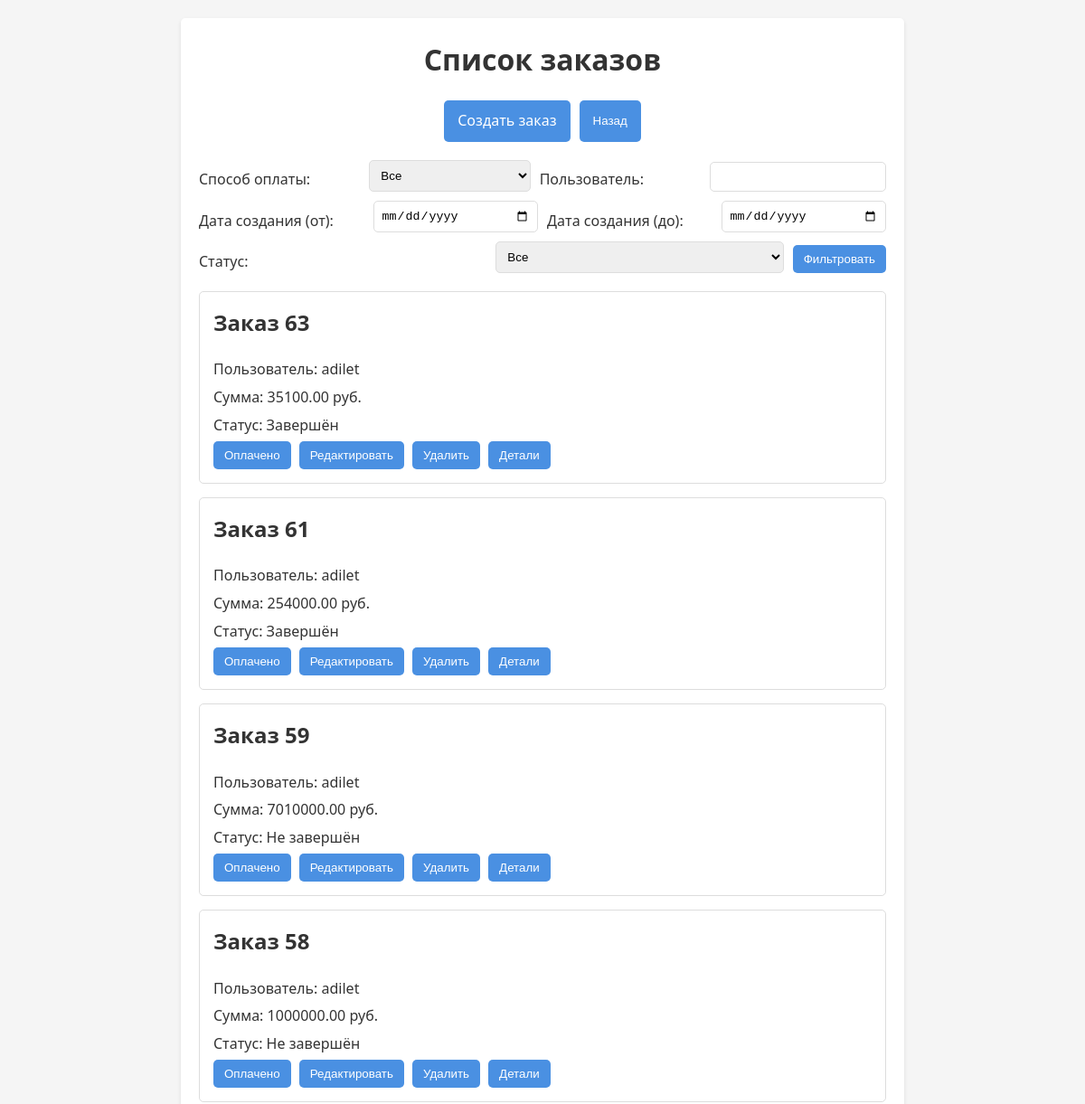
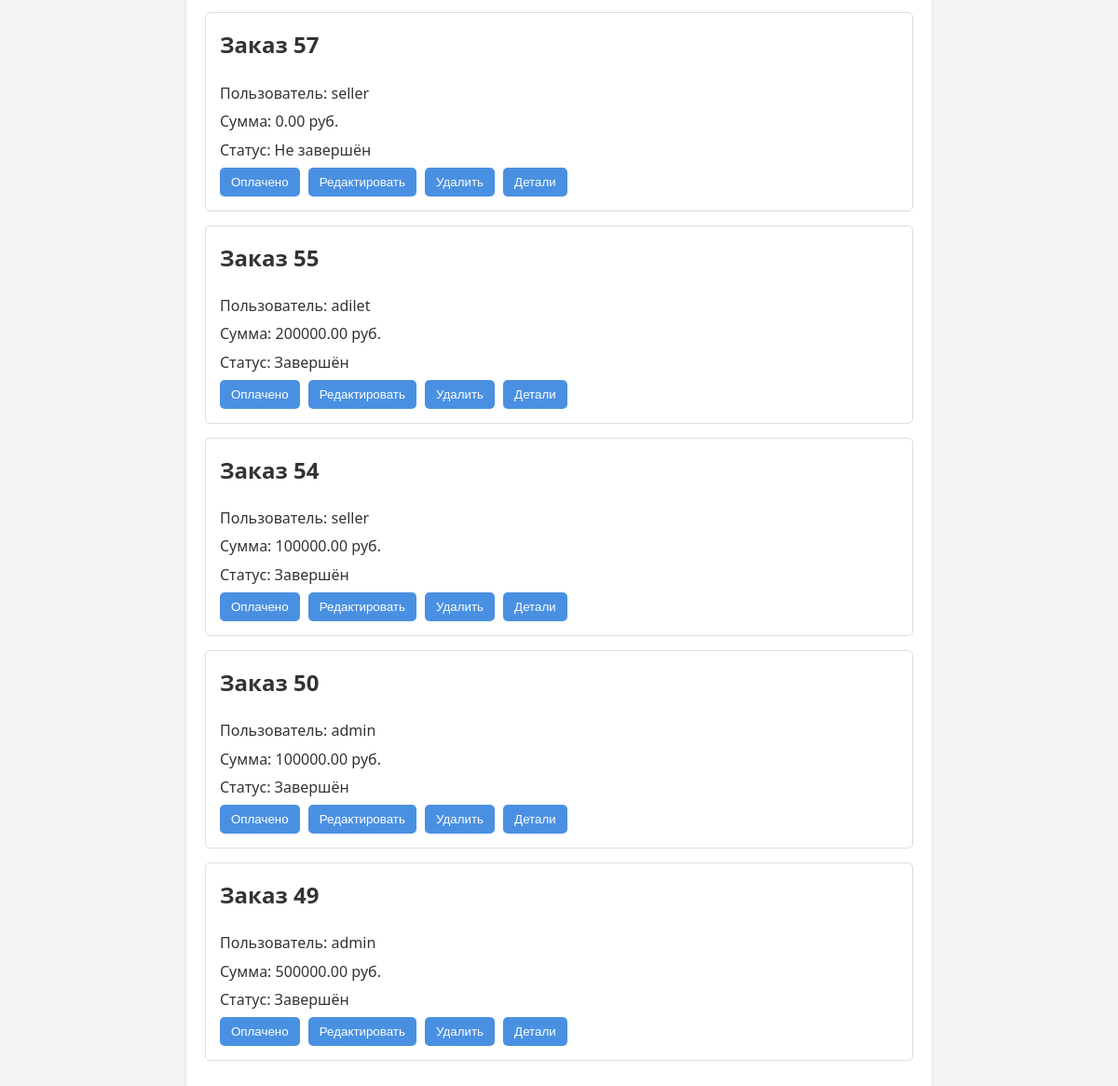
Screenshot of /orders/ with the database file from the repository (2 pictures, top to bottom).
### store_app/models.py (models this page shows, shortened)
class orders(models.Model):
    id = models.AutoField(primary_key=True)  # Автоинкрементный ID
    products_in_order = models.TextField(null=False)  # JSON-строка с товарами
    status = models.BooleanField(default=False)  # False: не завершён, True: завершён
    payment = models.CharField(max_length=50, choices=[('Банк', 'Банк'), ('Наличные', 'Наличные'), ('Должник', 'Должник')])
    user = models.CharField(max_length=100)
    data_payment = models.DateTimeField(blank=True, null=True)
    data_creation = models.DateTimeField(auto_now_add=True)
    discount = models.DecimalField(max_digits=10, decimal_places=2, default=0)  # Скидка
    total_price = models.DecimalField(max_digits=10, decimal_places=2, default=0)  # Итоговая сумма

### store_app/views.py (the view)
# urls.py: path('orders/', views.orders_list, name='orders_list'),
def orders_list(request):
    orders_queryset = orders.objects.all()
    payment = request.GET.get('payment')
    user = request.GET.get('user')
    data_creation_start = request.GET.get('data_creation_start')
    data_creation_end = request.GET.get('data_creation_end')
    status = request.GET.get('status')
    if payment:
        orders_queryset = orders_queryset.filter(payment=payment)
    if user:
        orders_queryset = orders_queryset.filter(user__icontains=user)
    if data_creation_start and data_creation_end:
        orders_queryset = orders_queryset.filter(
            data_creation__range=[data_creation_start, data_creation_end]
        )
    if status in ['True', 'False']:
        orders_queryset = orders_queryset.filter(status=status == 'True')
    return render(request, 'orders_list.html', {'orders': orders_queryset})

### templates/orders_list.html (shortened to what this page needs)
<!DOCTYPE html>
<html lang="ru">
<head>
</head>
<body>
  <div class="container">
    <header>
      <h1>Список заказов</h1>
    </header>
    <div class="nav-buttons">
      <a href="{% url 'create_order' %}">Создать заказ</a>
      <button type="button" onclick="history.back()">Назад</button>
    </div>
    <form class="filter-form" method="get" action="{% url 'orders_list' %}">
      <label for="payment">Способ оплаты:</label>
      <select name="payment" id="payment">
        <option value="">Все</option>
      </select>
      <label for="user">Пользователь:</label>
      <input type="text" name="user" id="user">
      <label for="data_creation_start">Дата создания (от):</label>
      <input type="date" name="data_creation_start" id="data_creation_start">
      <label for="data_creation_end">Дата создания (до):</label>
      <input type="date" name="data_creation_end" id="data_creation_end">
      <label for="status">Статус:</label>
      <select name="status" id="status">
        <option value="">Все</option>
      </select>
      <button type="submit">Фильтровать</button>
    </form>
    <ul class="orders-list">
      {% for order in orders reversed %}
        <li>
          <h2>Заказ {{ order.id }}</h2>
          <p>Пользователь: {{ order.user }}</p>
          <p>Сумма: {{ order.total_price }} руб.</p>
          <p>Статус: {{ order.status|yesno:"Завершён,Не завершён" }}</p>
          <button onclick="markAsPaid({{ order.id }})">Оплачено</button>
          <button onclick="window.location.href='{% url 'edit_order' order.id %}'">Редактировать</button>
          <button onclick="deleteOrder({{ order.id }})">Удалить</button>
          <button onclick="Details({{ order.id }})">Детали</button>
        </li>
      {% endfor %}
    </ul>
  </div>
</body>
</html>

### templates/orders_list.html (style rules this page uses)
:root { --primary-color: #4a90e2; --secondary-color: #e74c3c; --hover-primary: #357ABD; --hover-secondary: #c0392b; --bg-color: #f5f5f5; --light-bg: #ffffff; --text-color: #333; --font-family: 'Segoe UI', Tahoma, Geneva, Verdana, sans-serif; --border-radius: 5px; --border-color: #ddd; --container-max-width: 800px; }
* { box-sizing: border-box; }
body { margin: 0; font-family: var(--font-family); background-color: var(--bg-color); color: var(--text-color); line-height: 1.6; padding: 20px; }
.container { max-width: var(--container-max-width); margin: 0 auto; background: var(--light-bg); padding: 20px; border-radius: var(--border-radius); box-shadow: 0 2px 4px rgba(0, 0, 0, 0.1); }
header { text-align: center; margin-bottom: 20px; }
header h1 { margin: 0; font-size: 2rem; }
.nav-buttons { display: flex; justify-content: center; gap: 10px; margin-bottom: 20px; flex-wrap: wrap; }
.nav-buttons a, .nav-buttons button { text-decoration: none; background: var(--primary-color); color: #fff; padding: 10px 15px; border: none; border-radius: var(--border-radius); cursor: pointer; transition: background 0.3s; }
form.filter-form { margin-bottom: 20px; display: flex; flex-wrap: wrap; gap: 10px; align-items: flex-end; }
form.filter-form label { flex: 1 1 150px; }
form.filter-form input, form.filter-form select { flex: 1 1 150px; padding: 8px; border: 1px solid var(--border-color); border-radius: var(--border-radius); }
form.filter-form button { padding: 8px 12px; background: var(--primary-color); color: #fff; border: none; border-radius: var(--border-radius); cursor: pointer; transition: background 0.3s; }
ul.orders-list { list-style: none; padding: 0; }
ul.orders-list li { border: 1px solid var(--border-color); border-radius: var(--border-radius); padding: 15px; margin-bottom: 15px; }
ul.orders-list li h2 { margin-top: 0; font-size: 1.5rem; }
ul.orders-list li p { margin: 5px 0; }
ul.orders-list li button { margin-right: 5px; padding: 8px 12px; background: var(--primary-color); color: #fff; border: none; border-radius: var(--border-radius); cursor: pointer; transition: background 0.3s; }

### rows the page displays
orders: id "63", user "adilet", total_price "35100.00", status "Завершён"
orders: id "61", user "adilet", total_price "254000.00", status "Завершён"
orders: id "59", user "adilet", total_price "7010000.00", status "Не завершён"
orders: id "58", user "adilet", total_price "1000000.00", status "Не завершён"
orders: id "57", user "seller", total_price "0.00", status "Не завершён"
orders: id "55", user "adilet", total_price "200000.00", status "Завершён"
orders: id "54", user "seller", total_price "100000.00", status "Завершён"
orders: id "50", user "admin", total_price "100000.00", status "Завершён"
orders: id "49", user "admin", total_price "500000.00", status "Завершён"
